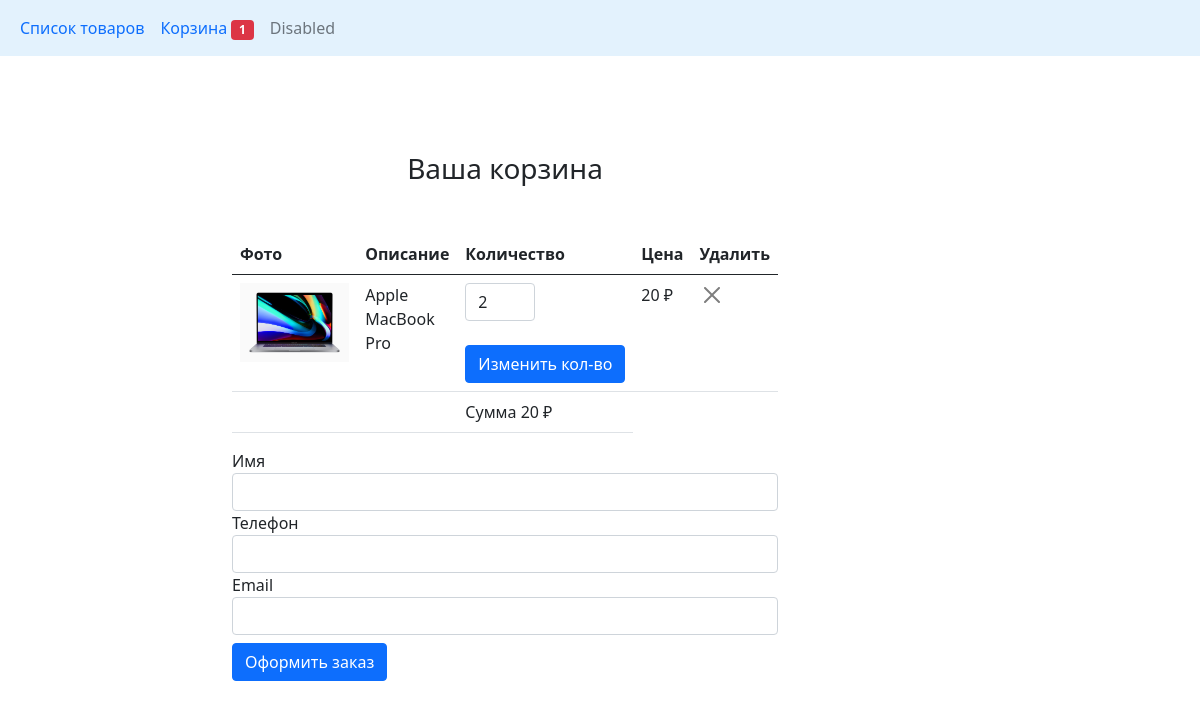
Before: /cart/ with the older database file.
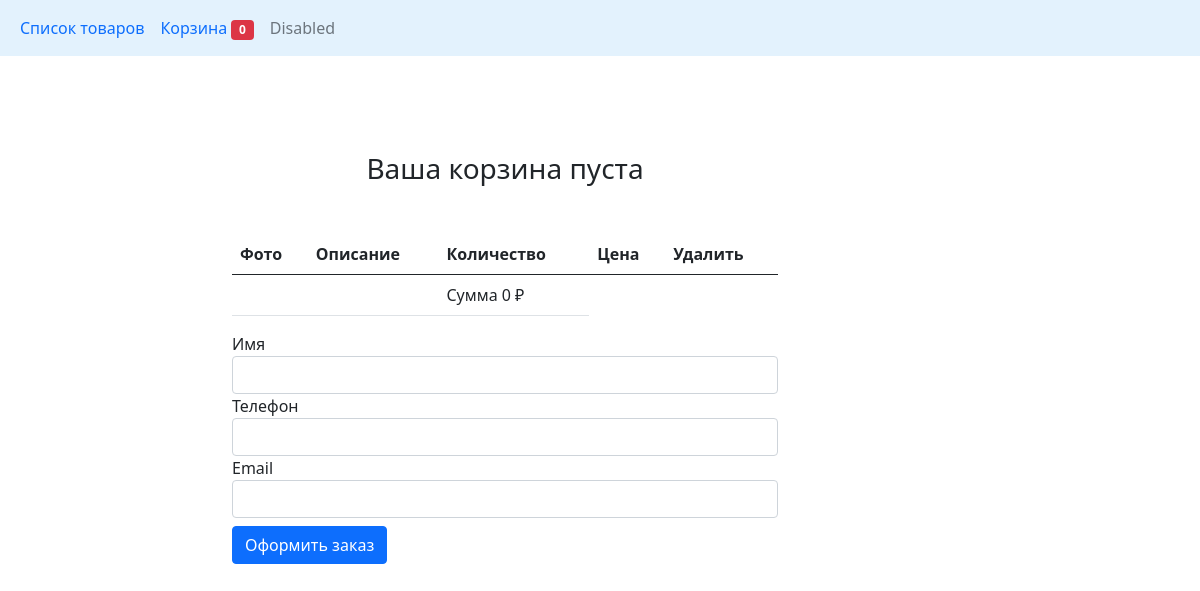
After: the same page with the newer database file.
### store/models.py (models this page shows, shortened)
class Cart(models.Model):
    products = models.ManyToManyField(CartProduct, blank=True, related_name='related_cart')
    total_products = models.PositiveIntegerField(default=0)
    final_price = models.DecimalField(default=0, max_digits=9, decimal_places=0, \
                                      verbose_name='Общая Цена')

class CartProduct(models.Model):
    cart = models.ForeignKey('Cart', null=True, verbose_name='Корзина', on_delete=models.CASCADE,
                             related_name='related_products')
    product = models.ForeignKey(Product, null=True, verbose_name='Товар', on_delete=models.CASCADE)
    qty = models.PositiveIntegerField(default=1)
    final_price = models.DecimalField(max_digits=9, decimal_places=0, verbose_name='Общая Цена')

class Product(models.Model):
    title = models.CharField(max_length=150, verbose_name='Наименование')
    slug = models.SlugField(unique=True)
    image = models.ImageField(verbose_name='Изображение')
    price = models.DecimalField(max_digits=9, decimal_places=0, verbose_name='Цена')

### store/views.py (the view)
# urls.py: path('cart/', CartView.as_view(), name='cart_url'),
class CartView(View):
    def get(self, request, *args, **kwargs):
        cart = Cart.objects.last()
        form = OrderForm(request.POST or None)
        return render(request, 'cart.html', context={'cart': cart, 'form': form})

### store/forms.py
class OrderForm(forms.ModelForm):
    class Meta:
        model = Order
        fields = ['name', 'phone', 'email']
        widgets = {
            'name': forms.TextInput(attrs={'class': 'form-control'}),
            'phone': forms.TextInput(attrs={'class': 'form-control'}),
            'email': forms.TextInput(attrs={'class': 'form-control'}),
        }

### store/templates/cart.html (shortened to what this page needs)
{% extends 'base_store.html' %}
{% block content %}
<h3 class="text-center mt-5 mb-5">
    Ваша корзина {% if not cart.products.count %}пуста{% endif %}
</h3>
<table class="table">
    <thead>
    <tr>
        <th scope="col">Фото</th>
        <th scope="col">Описание</th>
        <th scope="col">Количество</th>
        <th scope="col">Цена</th>
        <th scope="col">Удалить</th>
    </tr>
    </thead>
    <tbody>
    {% for item in cart.products.all %}
    <tr>
        <td
                class="w-25"><img src="{{ item.product.image.url }}" class="img-fluid"
                                  alt="Нет картинки"></td>
        <td>{{ item.product.title }}</td>
        <td>
            <form action="{% url 'change_qty' slug=item.product.slug %}" method="post">
                <input type="number" class="form-control" name="qty" style="width: 70px;" min="1"
                       max="10"
                       value="{{ item.qty }}">
                <br>
                <input type="submit" class="btn btn-primary" value="Изменить кол-во">
            </form>
        </td>
        <td>{{ item.final_price }} ₽</td>
        <td>
            <a href="{% url 'delete_from_cart' slug=item.product.slug %}">
                <button type="button"
                        class="btn-close"
                        aria-label="Close"></button>
            </a>
        </td>
    </tr>
    {% endfor %}
    <tr>
        <td colspan="2"></td>
        <td>Сумма {{ cart.final_price }} ₽</td>
    </tr>
    </tbody>
</table>
<form action="{% url 'make_order' %}" method="POST">
    {% for field in form %}
        <div class="form-group">
        {{ field.label }}
        {{ field }}
    </div>
    {% endfor %}
    <button type="submit" name="button" class="btn btn-primary">Оформить заказ</button>
{% endblock content %}

### store/templates/base_store.html (shortened to what this page needs)
<!DOCTYPE html>
<html lang="en">
<head>
    <link href="https://cdn.jsdelivr.net/npm/bootstrap@5.0.0-beta1/dist/css/bootstrap.min.css" rel="stylesheet">
</head>
<body>
<nav class="navbar navbar-expand-lg" style="background-color: #e3f2fd;">
  <div class="container-fluid">
    <div class="collapse navbar-collapse" id="navbarSupportedContent">
      <ul class="navbar-nav me-auto mb-2 mb-lg-0">
        <li class="nav-item">
          <a class="nav-link active" aria-current="page"
             href="{% url 'products_list_url' %}">Список
              товаров</a>
        </li>
        <li class="nav-item">
                <a class="nav-link" href="{% url 'cart_url' %}">Корзина
                  <span class="badge bg-danger">{{ cart.products.count }}</span></a>
        </li>
        <li class="nav-item">
          <a class="nav-link disabled" href="#" tabindex="-1" aria-disabled="true">Disabled</a>
        </li>
      </ul>
    </div>
  </div>
</nav>
<div class="container mt-5">
    <div class="row">
        <div class="col-6 offset-md-2">
          {% block content %}{% endblock %}
        </div>
    </div>
</div>
</body>
</html>

Changed rows visible on the page:
removed Cart: products.count "1", final_price "20"
removed CartProduct: product.image (picture), product "Apple MacBook Pro", qty "2", final_price "20"
added Cart: products.count "0", final_price "0"
Other visible differences:
text now shown: "пуста"
